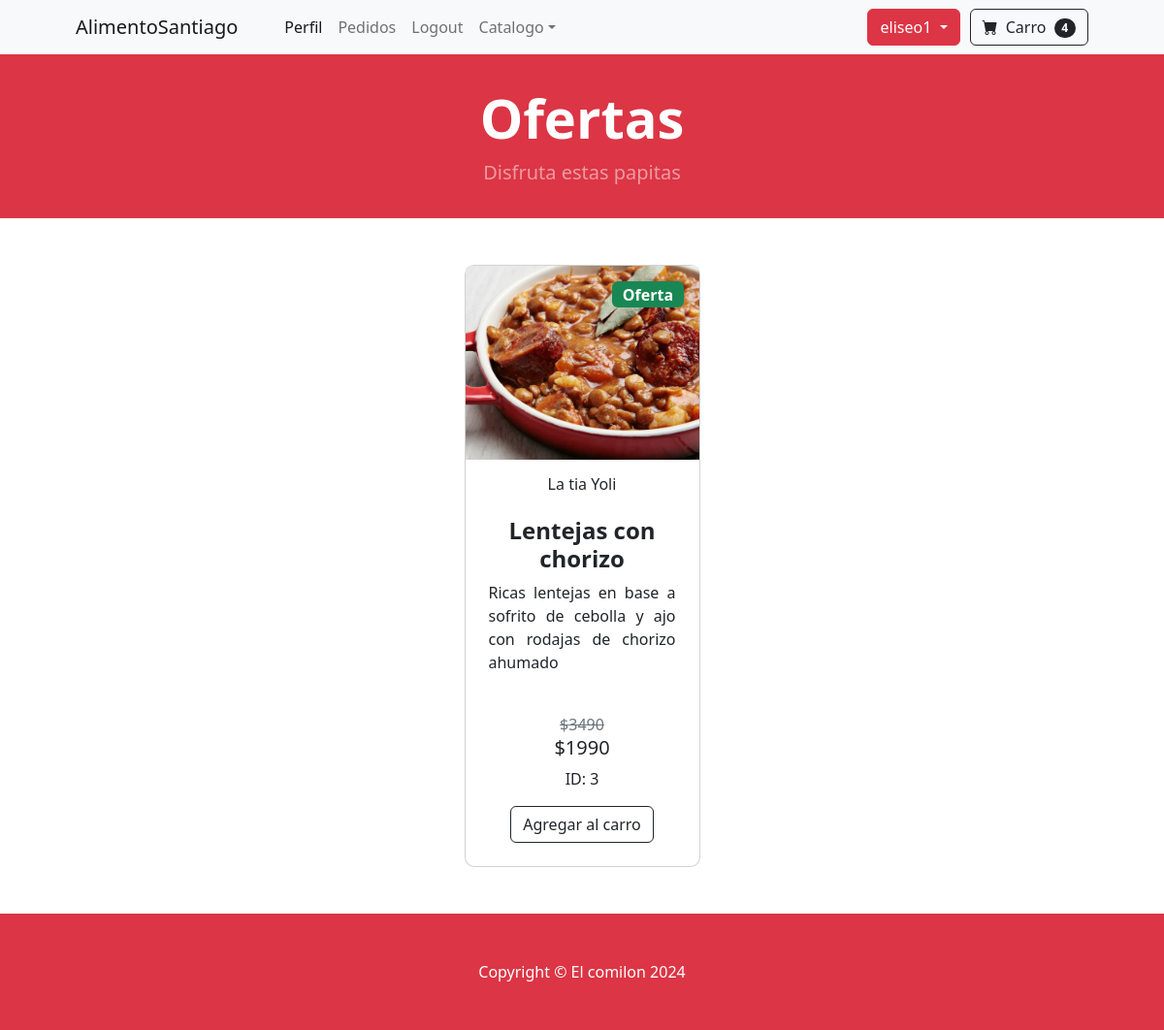
/catalogos/platos/ofertas (signed in), run on the app's committed database.
### ecommerce/models.py (models this page shows, shortened)
class Plato(models.Model):
    id_plato = models.AutoField(primary_key=True, blank=False, null=False)
    id_categoria = models.ForeignKey('Categoria', on_delete=models.CASCADE, db_column='idCategoria')
    nom_plato = models.CharField(max_length=100, blank=False, null=False)
    descripcion_plato = models.CharField(max_length=200, blank=True, null=True)
    precio_plato = models.DecimalField(max_digits=10, decimal_places=2, blank=False, null=False)
    oferta_plato = models.DecimalField(max_digits=10, decimal_places=2, blank=True, null=True)
    foto_plato = models.ImageField(upload_to='img/plato', blank=True, null=True)
    id_proveedor = models.ForeignKey(Proveedor, on_delete=models.CASCADE, db_column='idProveedor')
    fecha_publicacion = models.DateField(default=datetime.date.today)
    descuento_activo = models.BooleanField(default=False)
    plato_activo = models.BooleanField(default=True)

### proveedor/models.py (models this page shows, shortened)
class Proveedor(models.Model):
        id_proveedor = models.AutoField(db_column='idProveedor',primary_key=True)
        nombre_proveedor = models.CharField(max_length=100, blank=False, null=False)
        user = models.OneToOneField(User, on_delete=models.CASCADE)
        domicilio_proveedor = models.CharField(default='s/n', max_length=100, blank=False, null=False)
        fono_proveedor = models.IntegerField( blank=False, null=False)

### ecommerce/views.py (the view)
# urls.py: path('catalogos/platos/ofertas', views.listarOfertas , name='platos-ofertas'),
def listarOfertas(request):
    if not usuarioValido(request, 'cliente'):
        return redirect('homeCliente')
    banderaOferta = True
    plato = Plato.objects.filter(descuento_activo=True)
    context = {"platos":plato, "banderaOferta":banderaOferta, "itemsCarro": visualizarCantidadCarro(request)}
    return render(request, 'ecommerce/platos.html', context)

### ecommerce/models.py (called while the page is built)
    @property
    def get_cantidad_items_pedido(self):
        itempedido = self.itempedido_set.all()
        total = sum([item.cantidad_item for item in itempedido])
        return total

### ecommerce/procesadorContexto.py (called while the page is built)
def carro(request):
    return {'carro': Carro(request)}

### ecommerce/views.py (called while the page is built)
def usuarioValido(request, group_name):
    user = request.user
    print(f'USUARIOVALIDO: user el usuario actual es: {user}')
    if isinstance(user, AnonymousUser):
        return True  # permite a usuarios anónimos acceder a la página
    if not user.is_authenticated:
        logout(request)
        messages.error(request, 'Usuario no autenticado.')
        return False
    if not user.groups.filter(name=group_name).exists():
        logout(request)
        messages.error(request, 'Usuario invalido.')
        return False
    return True

def visualizarCantidadCarro(request):
    if request.user.is_authenticated:
        cliente = request.user.cliente
        pedido, created = Pedido.objects.get_or_create(id_cliente=cliente, completado=False)
        items = pedido.itempedido_set.all()
        itemsCarro = pedido.get_cantidad_items_pedido
    else:
        items = []
        pedido = {'get_total_item_oferta_descontada':0, 'get_total_item':0, 'get_cantidad_items_pedido':0}
        itemsCarro = pedido['get_cantidad_items_pedido']
    return itemsCarro

### ecommerce/templates/ecommerce/platos.html (shortened to what this page needs)
{% extends "cliente/base.html" %}
{% block content %}
    {% if banderaOferta %}
    <header class="bg-danger py-4">
        <div class="container px-2 px-lg-2 my-2">
            <div class="text-center text-white">
                <h1 class="display-4 fw-bolder">Ofertas</h1>
                <p class="lead fw-normal text-white-50 mb-0">Disfruta estas papitas</p>
            </div>
        </div>
    </header>
    {% endif %}
        <div class="container px-4 px-lg-5 mt-5">
            <div class="row gx-4 gx-lg-6 row-cols-1 row-cols-md-3 row-cols-xl-4 justify-content-center">
            {% for plato in platos %}
            {% if plato.plato_activo == True %}
            <div class="col mb-5">
                <div class="card h-100 item d-flex flex-column">
                    {% if plato.descuento_activo %}
                        <div class="badge bg-success text-white position-absolute" style="z-index: 10; top: 1rem; right: 1rem ; font-size: 1rem;">Oferta</div>
                    {% endif %}
                    <div class="item-image">
                        <figure>
                            <img class="card-img-top" src="/media/{{plato.foto_plato}}" alt="..." />
                        </figure>
                        <h6 style="margin: 0;text-align: center;">{{ plato.id_proveedor.nombre_proveedor }}</h6>
                    </div>
                    <div class="card-body p-4 flex-grow-1">
                        <div class="text-center">
                            <h4 class="fw-bolder">{{ plato.nom_plato }}</h4>
                        </div>
                        <p id="info" style="text-align: justify;">{{ plato.descripcion_plato}}</p>
                    </div>
                    <div class="text-center">
                        {% if plato.descuento_activo %}
                            <span class="text-muted text-decoration-line-through precio-item">${{ plato.precio_plato|floatformat }}</span>
                            <h5 class="precio-item">${{ plato.oferta_plato|floatformat }}</h5>
                        {% else %}
                            <h5 class="precio-item">${{ plato.precio_plato|floatformat }}</h5>
                        {% endif %}
                        <p>ID: {{ plato.id_plato }}</p>
                    </div>
                    <div class="card-footer p-4 pt-0 border-top-0 bg-transparent mt-auto">
                        <div class="text-center">
                            <button data-plato={{plato.id_plato}} data-action="agregar" type="button" value="{{ plato.id_plato }}" class="btn btn-outline-dark mt-auto actualiza-carrito add">Agregar al carro</button>
                        </div>
                    </div>
                </div>
            </div>
            {% endif %}
            {% empty %}
            <tr>
                <td colspan="4">No hay publicaciones disponibles.</td>
            </tr>
            {% endfor %}
        </div>
    </div>
{% endblock %}

### cliente/templates/cliente/navbar.html (shortened to what this page needs)
<nav class="navbar navbar-expand-lg navbar-light bg-light">
    <div class="container px-4 px-lg-5">
        <a class="navbar-brand" href="{% url 'homeCliente' %}">AlimentoSantiago</a>
        <div class="collapse navbar-collapse" id="navbarSupportedContent">
            <ul class="navbar-nav me-auto mb-2 mb-lg-0 ms-lg-4">
            {% if user.is_authenticated %}
                <li class="nav-item"><a class="nav-link active" aria-current="page" href="{% url 'perfilCliente' %}">Perfil</a></li>
                <li class="nav-item"><a class="nav-link" href="#!">Pedidos</a></li>
                <li class="nav-item"><a class="nav-link" href="{% url 'logoutCliente' %}">Logout</a></li>
            {% endif %}
                <li class="nav-item dropdown">
                    <a class="nav-link dropdown-toggle" id="navbarDropdown" href="#" role="button" data-bs-toggle="dropdown" aria-expanded="false">Catalogo</a>
                </li>
            </ul>
            {% if user.is_authenticated %}
            <div class="btn-group" style="margin-right: 10px">
                <button type="button" class="btn btn-danger dropdown-toggle" data-bs-toggle="dropdown" data-bs-display="static" aria-expanded="false">
                    {{ user.username }}
                </button>
              </div>
            {% endif %}
            <form class="d-flex">
                {% if user.is_authenticated %}
                <a class="btn btn-outline-dark count-products" type="submit" href="{% url 'carroEstado' %}" class="btn btn-outline-dark">
                    <i class="bi-cart-fill me-1"></i>
                    Carro
                    <span id="contador-productos" class="badge bg-dark text-white ms-1 rounded-pill">{{itemsCarro}}</span>
                </a>
                {% else %}
                <a class="btn btn-outline-dark count-products" type="submit" href="{% url 'avisoCarro' %}" class="btn btn-outline-dark">
                    <i class="bi-cart-fill me-1"></i>
                    Carro
                    <span id="contador-productos" class="badge bg-dark text-white ms-1 rounded-pill">0</span>
                </a>
                {% endif %}
            </form>
        </div>
    </div>
</nav>

### static/css/cards.css (style rules this page uses)
.item { border-radius: 10px; }
.item img { width: 100%; height: 200px; object-fit: cover; border-radius: 5px 5px 0 0; transition: all .5s; }
.item figure { overflow: hidden; }

### data on the page
Plato: descuento_activo "Oferta", foto_plato (picture), id_proveedor.nombre_proveedor "La tia Yoli", nom_plato "Lentejas con chorizo", descripcion_plato "Ricas lentejas en base a sofrito de cebolla y ajo con rodajas de chorizo ahumado", precio_plato "3490", oferta_plato "1990", id_plato "3"

### other printed values
{{ user.username }} "eliseo1"
{{ itemsCarro }} "4"
